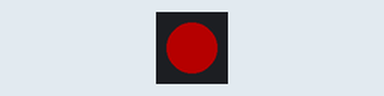
A program run on a simulated Raspberry Pi Pico running MicroPython. Parts: 1 RGB LEDs in strip order, left to right. Dim RGB values are drawn brighter than linear.

Above: at 0.2 s.
At 1.2 s:
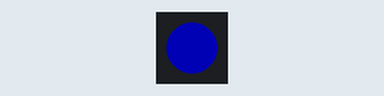
At 2.7 s:
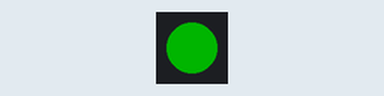
At 3.7 s:
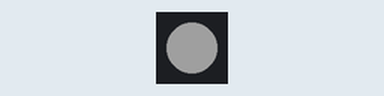
Timing chart, 0 to 4.6 s (numbered marks = the images above):
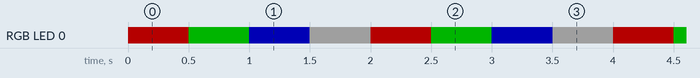

The program:

example.py
```python
# Runs on MicroPython to cycle the on-board WS2812 RGB LED (connected to GP16) through a set of colors.
#
# Buy this module: https://shillehtek.com/products/rp2040-zero-microcontroller-board-presoldered-headers
# Full manual: https://shillehtek.com/blogs/shillehtek-product-manuals/rp2040-zero-microcontroller-board-presoldered-headers-manual
# More examples: https://github.com/shillehbean/shillehtek-examples
#

# RP2040-Zero - color the on-board WS2812 RGB LED (GP16)
# Flash MicroPython for RP2040 from micropython.org, then save this as main.py

from machine import Pin
from neopixel import NeoPixel
import time

pixel = NeoPixel(Pin(16), 1)

colors = [(64, 0, 0), (0, 64, 0), (0, 0, 64), (32, 32, 32)]
while True:
    for c in colors:
        pixel[0] = c
        pixel.write()
        time.sleep(0.5)
```

Measured:
- by itself, RGB LED 0: repeats every 2.0 s: RGB(0, 64, 0) 0.50 s, RGB(0, 0, 64) 0.50 s, RGB(32, 32, 32) 0.50 s, RGB(64, 0, 0) 0.50 s
- by itself, everything shown: repeats every 2.0 s, in 4 steps
